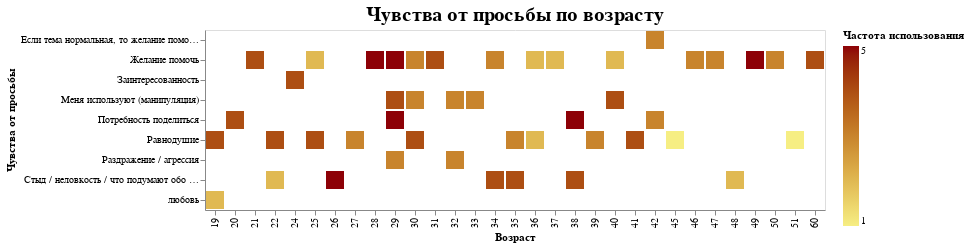

Notebook source saved alongside this figure:
### Code cell
chart2

### Figure 1 — Vega-Lite specification as saved in the notebook (floating-point values rounded to 4 significant figures)
{"config": {"view": {"continuousWidth": 400, "continuousHeight": 300}, "title": {"anchor": "middle", "fontSize": 20, "offset": 5, "orient": "top"}}, "data": {"name": "data-0197ad0db13f40c438e727b669901b0b"}, "mark": "bar", "encoding": {"color": {"field": "Частота использования", "scale": {"range": ["#F6EE83", "#8D0107"]}, "type": "quantitative"}, "x": {"field": "Возраст", "type": "nominal"}, "y": {"field": "Чувства от просьбы", "type": "nominal"}}, "title": "Чувства от просьбы по возрасту", "$schema": "https://vega.github.io/schema/vega-lite/v4.17.0.json", "datasets": {"data-0197ad0db13f40c438e727b669901b0b": [{"Дата": "2023-03-14T04:18:41.181000", "День месяца": 14, "Время дня": "утро", "Час прохождения опроса": 4, "Пол": "Женский", "Возраст": 35, "Семья": "Да", "Дети": "Да", "Высшее образование": "Да", "Деятельность": "Производство, промышленность", "Частота использования": 3, "Переход по ссылке": "Нет", "Репост по просьбе": "Нет", "Что вызывает реклама услуг": "Равнодушие", "Чувства от просьбы": "Равнодушие", "Возрастная категория": "4", "Время": "утро"}, {"Дата": "2023-03-14T04:51:52.083000", "День месяца": 14, "Время дня": "утро", "Час прохождения опроса": 4, "Пол": "Женский", "Возраст": 47, "Семья": "Нет", "Дети": "Да", "Высшее образование": "Да", "Деятельность": "Сфера обслуживания", "Частота использования": 3, "Переход по ссылке": "Да", "Репост по просьбе": "Да", "Что вызывает реклама услуг": "Интерес", "Чувства от просьбы": "Желание помочь", "Возрастная категория": "3", "Время": "утро"}, {"Дата": "2023-03-14T05:01:05.567000", "День месяца": 14, "Время дня": "утро", "Час прохождения опроса": 5, "Пол": "Женский", "Возраст": 40, "Семья": "Нет", "Дети": "Да", "Высшее образование": "Да", "Деятельность": "Бухгалтерия / Финансы / Аудит / Страхование", "Частота использования": 3, "Переход по ссылке": "Да", "Репост по просьбе": "Да", "Что вызывает реклама услуг": "Желание помочь", "Чувства от просьбы": "Желание помочь", "Возрастная категория": "3", "Время": "утро"}, {"Дата": "2023-03-14T09:15:05.114000", "День месяца": 14, "Время дня": "утро", "Час прохождения опроса": 9, "Пол": "Женский", "Возраст": 22, "Семья": "Нет", "Дети": "Нет", "Высшее образование": "Да", "Деятельность": "IT, телеком, диджитал-сервисы", "Частота использования": 2, "Переход по ссылке": "Да", "Репост по просьбе": "Да", "Что вызывает реклама услуг": "Равнодушие", "Чувства от просьбы": "Стыд / неловкость / что подумают обо мне получатели", "Возрастная категория": "1", "Время": "утро"}, {"Дата": "2023-03-14T10:45:57.916000", "День месяца": 14, "Время дня": "утро", "Час прохождения опроса": 10, "Пол": "Женский", "Возраст": 41, "Семья": "Да", "Дети": "Да", "Высшее образование": "Да", "Деятельность": "Не работаю", "Частота использования": 4, "Переход по ссылке": "Да", "Репост по просьбе": "Нет", "Что вызывает реклама услуг": "Равнодушие", "Чувства от просьбы": "Равнодушие", "Возрастная категория": "3", "Время": "утро"}, {"Дата": "2023-03-14T13:29:53.537000", "День месяца": 14, "Время дня": "день", "Час прохождения опроса": 13, "Пол": "Женский", "Возраст": 35, "Семья": "Да", "Дети": "Да", "Высшее образование": "Да", "Деятельность": "IT, телеком, диджитал-сервисы", "Частота использования": 4, "Переход по ссылке": "Да", "Репост по просьбе": "Нет", "Что вызывает реклама услуг": "Равнодушие", "Чувства от просьбы": "Стыд / неловкость / что подумают обо мне получатели", "Возрастная категория": "4", "Время": "день"}, {"Дата": "2023-03-14T13:45:06.792000", "День месяца": 14, "Время дня": "день", "Час прохождения опроса": 13, "Пол": "Женский", "Возраст": 29, "Семья": "Нет", "Дети": "Нет", "Высшее образование": "Да", "Деятельность": "IT, телеком, диджитал-сервисы", "Частота использования": 5, "Переход по ссылке": "Да", "Репост по просьбе": "Да", "Что вызывает реклама услуг": "Интерес", "Чувства от просьбы": "Потребность поделиться", "Возрастная категория": "2", "Время": "день"}, {"Дата": "2023-03-14T13:51:15.320000", "День месяца": 14, "Время дня": "день", "Час прохождения опроса": 13, "Пол": "Женский", "Возраст": 31, "Семья": "Да", "Дети": "Нет", "Высшее образование": "Да", "Деятельность": "Транспорт и логистика", "Частота использования": 5, "Переход по ссылке": "Да", "Репост по просьбе": "Да", "Что вызывает реклама услуг": "Интерес", "Чувства от просьбы": "Желание помочь", "Возрастная категория": "2", "Время": "день"}, {"Дата": "2023-03-14T14:10:39.316000", "День месяца": 14, "Время дня": "день", "Час прохождения опроса": 14, "Пол": "Женский", "Возраст": 31, "Семья": "Нет", "Дети": "Нет", "Высшее образование": "Да", "Деятельность": "IT, телеком, диджитал-сервисы", "Частота использования": 4, "Переход по ссылке": "Да", "Репост по просьбе": "Да", "Что вызывает реклама услуг": "Интерес", "Чувства от просьбы": "Желание помочь", "Возрастная категория": "2", "Время": "день"}, {"Дата": "2023-03-14T14:36:39.189000", "День месяца": 14, "Время дня": "день", "Час прохождения опроса": 14, "Пол": "Женский", "Возраст": 34, "Семья": "Да", "Дети": "Нет", "Высшее образование": "Да", "Деятельность": "Бухгалтерия / Финансы / Аудит / Страхование", "Частота использования": 3, "Переход по ссылке": "Да", "Репост по просьбе": "Да", "Что вызывает реклама услуг": "Интерес", "Чувства от просьбы": "Желание помочь", "Возрастная категория": "2", "Время": "день"}, {"Дата": "2023-03-14T15:01:19.194000", "День месяца": 14, "Время дня": "день", "Час прохождения опроса": 15, "Пол": "Женский", "Возраст": 29, "Семья": "Да", "Дети": "Нет", "Высшее образование": "Да", "Деятельность": "Бухгалтерия / Финансы / Аудит / Страхование", "Частота использования": 3, "Переход по ссылке": "Да", "Репост по просьбе": "Нет", "Что вызывает реклама услуг": "Равнодушие", "Чувства от просьбы": "Раздражение / агрессия", "Возрастная категория": "2", "Время": "день"}, {"Дата": "2023-03-14T21:57:51.858000", "День месяца": 14, "Время дня": "вечер", "Час прохождения опроса": 21, "Пол": "Женский", "Возраст": 29, "Семья": "Нет", "Дети": "Нет", "Высшее образование": "Да", "Деятельность": "IT, телеком, диджитал-сервисы", "Частота использования": 4, "Переход по ссылке": "Да", "Репост по просьбе": "Нет", "Что вызывает реклама услуг": "Интерес", "Чувства от просьбы": "Меня используют (манипуляция)", "Возрастная категория": "2", "Время": "вечер"}, {"Дата": "2023-03-15T09:14:57.638000", "День месяца": 15, "Время дня": "утро", "Час прохождения опроса": 9, "Пол": "Женский", "Возраст": 30, "Семья": "Да", "Дети": "Да", "Высшее образование": "Да", "Деятельность": "СМИ, медиа и издательства", "Частота использования": 4, "Переход по ссылке": "Нет", "Репост по просьбе": "Нет", "Что вызывает реклама услуг": "Интерес", "Чувства от просьбы": "Равнодушие", "Возрастная категория": "2", "Время": "утро"}, {"Дата": "2023-03-15T09:43:28.872000", "День месяца": 15, "Время дня": "утро", "Час прохождения опроса": 9, "Пол": "Женский", "Возраст": 38, "Семья": "Да", "Дети": "Да", "Высшее образование": "Да", "Деятельность": "Бухгалтерия / Финансы / Аудит / Страхование", "Частота использования": 4, "Переход по ссылке": "Да", "Репост по просьбе": "Да", "Что вызывает реклама услуг": "Меня используют (манипуляция)", "Чувства от просьбы": "Стыд / неловкость / что подумают обо мне получатели", "Возрастная категория": "3", "Время": "утро"}, {"Дата": "2023-03-15T22:38:41.180000", "День месяца": 15, "Время дня": "ночь", "Час прохождения опроса": 22, "Пол": "Женский", "Возраст": 32, "Семья": "Да", "Дети": "Да", "Высшее образование": "Да", "Деятельность": "Бухгалтерия / Финансы / Аудит / Страхование", "Частота использования": 3, "Переход по ссылке": "Да", "Репост по просьбе": "Да", "Что вызывает реклама услуг": "Меня используют (манипуляция)", "Чувства от просьбы": "Меня используют (манипуляция)", "Возрастная категория": "2", "Время": "ночь"}, {"Дата": "2023-03-16T16:22:06.903000", "День месяца": 16, "Время дня": "день", "Час прохождения опроса": 16, "Пол": "Женский", "Возраст": 19, "Семья": "Нет", "Дети": "Нет", "Высшее образование": "Нет", "Деятельность": "IT, телеком, диджитал-сервисы", "Частота использования": 4, "Переход по ссылке": "Да", "Репост по просьбе": "Да", "Что вызывает реклама услуг": "Равнодушие", "Чувства от просьбы": "Равнодушие", "Возрастная категория": "1", "Время": "день"}, {"Дата": "2023-03-16T17:05:22.755000", "День месяца": 16, "Время дня": "ночь", "Час прохождения опроса": 17, "Пол": "Женский", "Возраст": 24, "Семья": "Да", "Дети": "Да", "Высшее образование": "Да", "Деятельность": "Не работаю", "Частота использования": 4, "Переход по ссылке": "Да", "Репост по просьбе": "Да", "Что вызывает реклама услуг": "Всегда по разному.", "Чувства от просьбы": "Заинтересованность", "Возрастная категория": "1", "Время": "ночь"}, {"Дата": "2023-03-16T17:07:14.223000", "День месяца": 16, "Время дня": "ночь", "Час прохождения опроса": 17, "Пол": "Женский", "Возраст": 22, "Семья": "Нет", "Дети": "Нет", "Высшее образование": "Нет", "Деятельность": "Сфера обслуживания", "Частота использования": 4, "Переход по ссылке": "Да", "Репост по просьбе": "Да", "Что вызывает реклама услуг": "Равнодушие", "Чувства от просьбы": "Равнодушие", "Возрастная категория": "1", "Время": "ночь"}, {"Дата": "2023-03-17T03:09:10.516000", "День месяца": 17, "Время дня": "утро", "Час прохождения опроса": 3, "Пол": "Женский", "Возраст": 30, "Семья": "Да", "Дети": "Нет", "Высшее образование": "Да", "Деятельность": "Ритейл, ecommerce", "Частота использования": 3, "Переход по ссылке": "Да", "Репост по просьбе": "Нет", "Что вызывает реклама услуг": "Интерес", "Чувства от просьбы": "Желание помочь", "Возрастная категория": "2", "Время": "утро"}, {"Дата": "2023-03-17T07:47:30.164000", "День месяца": 17, "Время дня": "утро", "Час прохождения опроса": 7, "Пол": "Женский", "Возраст": 25, "Семья": "Нет", "Дети": "Нет", "Высшее образование": "Да", "Деятельность": "IT, телеком, диджитал-сервисы", "Частота использования": 4, "Переход по ссылке": "Да", "Репост по просьбе": "Нет", "Что вызывает реклама услуг": "Равнодушие", "Чувства от просьбы": "Равнодушие", "Возрастная категория": "4", "Время": "утро"}, {"Дата": "2023-03-17T08:03:26.157000", "День месяца": 17, "Время дня": "утро", "Час прохождения опроса": 8, "Пол": "Женский", "Возраст": 50, "Семья": "Да", "Дети": "Да", "Высшее образование": "Да", "Деятельность": "Бухгалтерия / Финансы / Аудит / Страхование", "Частота использования": 3, "Переход по ссылке": "Да", "Репост по просьбе": "Да", "Что вызывает реклама услуг": "Интерес", "Чувства от просьбы": "Желание помочь", "Возрастная категория": "4", "Время": "утро"}, {"Дата": "2023-03-18T09:48:47.643000", "День месяца": 18, "Время дня": "утро", "Час прохождения опроса": 9, "Пол": "Женский", "Возраст": 27, "Семья": "Нет", "Дети": "Нет", "Высшее образование": "Да", "Деятельность": "IT, телеком, диджитал-сервисы", "Частота использования": 3, "Переход по ссылке": "Да", "Репост по просьбе": "Нет", "Что вызывает реклама услуг": "Равнодушие", "Чувства от просьбы": "Равнодушие", "Возрастная категория": "2", "Время": "утро"}, {"Дата": "2023-03-21T16:10:53.923000", "День месяца": 21, "Время дня": "день", "Час прохождения опроса": 16, "Пол": "Женский", "Возраст": 29, "Семья": "Да", "Дети": "Нет", "Высшее образование": "Да", "Деятельность": "Маркетинговые, рекламные агентства", "Частота использования": 5, "Переход по ссылке": "Да", "Репост по просьбе": "Да", "Что вызывает реклама услуг": "Равнодушие", "Чувства от просьбы": "Желание помочь", "Возрастная категория": "2", "Время": "день"}, {"Дата": "2023-03-22T15:14:00.005000", "День месяца": 22, "Время дня": "день", "Час прохождения опроса": 15, "Пол": "Женский", "Возраст": 26, "Семья": "Да", "Дети": "Да", "Высшее образование": "Да", "Деятельность": "Сфера образования", "Частота использования": 5, "Переход по ссылке": "Нет", "Репост по просьбе": "Нет", "Что вызывает реклама услуг": "Равнодушие", "Чувства от просьбы": "Стыд / неловкость / что подумают обо мне получатели", "Возрастная категория": "2", "Время": "день"}, {"Дата": "2023-03-22T18:32:45.248000", "День месяца": 22, "Время дня": "вечер", "Час прохождения опроса": 18, "Пол": "Женский", "Возраст": 40, "Семья": "Да", "Дети": "Да", "Высшее образование": "Да", "Деятельность": "Производство, промышленность", "Частота использования": 2, "Переход по ссылке": "Да", "Репост по просьбе": "Нет", "Что вызывает реклама услуг": "Равнодушие", "Чувства от просьбы": "Желание помочь", "Возрастная категория": "3", "Время": "вечер"}, {"Дата": "2023-03-23T11:21:14.653000", "День месяца": 23, "Время дня": "утро", "Час прохождения опроса": 11, "Пол": "Женский", "Возраст": 38, "Семья": "Да", "Дети": "Да", "Высшее образование": "Да", "Деятельность": "экономика", "Частота использования": 5, "Переход по ссылке": "Да", "Репост по просьбе": "Да", "Что вызывает реклама услуг": "Интерес", "Чувства от просьбы": "Потребность поделиться", "Возрастная категория": "3", "Время": "утро"}, {"Дата": "2023-03-10T14:58:04.755000", "День месяца": 10, "Время дня": "день", "Час прохождения опроса": 14, "Пол": "Мужской", "Возраст": 34, "Семья": "Да", "Дети": "Да", "Высшее образование": "Да", "Деятельность": "Производство, промышленность", "Частота использования": 4, "Переход по ссылке": "Да", "Репост по просьбе": "Нет", "Что вызывает реклама услуг": "Раздражение / агрессия", "Чувства от просьбы": "Стыд / неловкость / что подумают обо мне получатели", "Возрастная категория": "2", "Время": "день"}, {"Дата": "2023-03-10T15:22:44.656000", "День месяца": 10, "Время дня": "день", "Час прохождения опроса": 15, "Пол": "Мужской", "Возраст": 40, "Семья": "Да", "Дети": "Да", "Высшее образование": "Да", "Деятельность": "Сфера образования", "Частота использования": 2, "Переход по ссылке": "Да", "Репост по просьбе": "Да", "Что вызывает реклама услуг": "Интерес", "Чувства от просьбы": "Желание помочь", "Возрастная категория": "3", "Время": "день"}, {"Дата": "2023-03-10T15:24:02.427000", "День месяца": 10, "Время дня": "день", "Час прохождения опроса": 15, "Пол": "Мужской", "Возраст": 39, "Семья": "Нет", "Дети": "Да", "Высшее образование": "Да", "Деятельность": "Ритейл, ecommerce", "Частота использования": 3, "Переход по ссылке": "Да", "Репост по просьбе": "Нет", "Что вызывает реклама услуг": "Сдержанный интерес", "Чувства от просьбы": "Равнодушие", "Возрастная категория": "3", "Время": "день"}, {"Дата": "2023-03-10T15:30:08.220000", "День месяца": 10, "Время дня": "день", "Час прохождения опроса": 15, "Пол": "Мужской", "Возраст": 37, "Семья": "Да", "Дети": "Да", "Высшее образование": "Да", "Деятельность": "Производство, промышленность", "Частота использования": 1, "Переход по ссылке": "Да", "Репост по просьбе": "Да", "Что вызывает реклама услуг": "Интерес", "Чувства от просьбы": "Желание помочь", "Возрастная категория": "3", "Время": "день"}, {"Дата": "2023-03-10T16:54:54.989000", "День месяца": 10, "Время дня": "день", "Час прохождения опроса": 16, "Пол": "Мужской", "Возраст": 25, "Семья": "Да", "Дети": "Нет", "Высшее образование": "Да", "Деятельность": "Медицина и фармакология", "Частота использования": 3, "Переход по ссылке": "Да", "Репост по просьбе": "Да", "Что вызывает реклама услуг": "Равнодушие", "Чувства от просьбы": "Желание помочь", "Возрастная категория": "4", "Время": "день"}, {"Дата": "2023-03-10T17:47:29.135000", "День месяца": 10, "Время дня": "ночь", "Час прохождения опроса": 17, "Пол": "Мужской", "Возраст": 60, "Семья": "Да", "Дети": "Да", "Высшее образование": "Да", "Деятельность": "Сфера искусства", "Частота использования": 4, "Переход по ссылке": "Да", "Репост по просьбе": "Да", "Что вызывает реклама услуг": "Интерес", "Чувства от просьбы": "Желание помочь", "Возрастная категория": "4", "Время": "ночь"}, {"Дата": "2023-03-10T18:23:10.934000", "День месяца": 10, "Время дня": "вечер", "Час прохождения опроса": 18, "Пол": "Мужской", "Возраст": 40, "Семья": "Да", "Дети": "Да", "Высшее образование": "Да", "Деятельность": "Сфера обслуживания", "Частота использования": 4, "Переход по ссылке": "Да", "Репост по просьбе": "Нет", "Что вызывает реклама услуг": "Равнодушие", "Чувства от просьбы": "Меня используют (манипуляция)", "Возрастная категория": "3", "Время": "вечер"}, {"Дата": "2023-03-11T18:21:33.902000", "День месяца": 11, "Время дня": "вечер", "Час прохождения опроса": 18, "Пол": "Мужской", "Возраст": 32, "Семья": "Нет", "Дети": "Нет", "Высшее образование": "Да", "Деятельность": "Производство, промышленность", "Частота использования": 3, "Переход по ссылке": "Нет", "Репост по просьбе": "Нет", "Что вызывает реклама услуг": "Раздражение / агрессия", "Чувства от просьбы": "Раздражение / агрессия", "Возрастная категория": "2", "Время": "вечер"}, {"Дата": "2023-03-12T09:26:26.075000", "День месяца": 12, "Время дня": "утро", "Час прохождения опроса": 9, "Пол": "Мужской", "Возраст": 49, "Семья": "Да", "Дети": "Да", "Высшее образование": "Да", "Деятельность": "Предприниматель ", "Частота использования": 5, "Переход по ссылке": "Да", "Репост по просьбе": "Да", "Что вызывает реклама услуг": "Равнодушие", "Чувства от просьбы": "Желание помочь", "Возрастная категория": "3", "Время": "утро"}, {"Дата": "2023-03-12T11:59:16.042000", "День месяца": 12, "Время дня": "утро", "Час прохождения опроса": 11, "Пол": "Мужской", "Возраст": 48, "Семья": "Да", "Дети": "Да", "Высшее образование": "Да", "Деятельность": "Бухгалтерия / Финансы / Аудит / Страхование", "Частота использования": 2, "Переход по ссылке": "Да", "Репост по просьбе": "Да", "Что вызывает реклама услуг": "Меня используют (манипуляция)", "Чувства от просьбы": "Стыд / неловкость / что подумают обо мне получатели", "Возрастная категория": "3", "Время": "утро"}, {"Дата": "2023-03-12T13:09:16.500000", "День месяца": 12, "Время дня": "день", "Час прохождения опроса": 13, "Пол": "Мужской", "Возраст": 45, "Семья": "Да", "Дети": "Да", "Высшее образование": "Да", "Деятельность": "Сфера обслуживания", "Частота использования": 1, "Переход по ссылке": "Нет", "Репост по просьбе": "Нет", "Что вызывает реклама услуг": "Равнодушие", "Чувства от просьбы": "Равнодушие", "Возрастная категория": "3", "Время": "день"}, {"Дата": "2023-03-13T08:33:14.258000", "День месяца": 13, "Время дня": "утро", "Час прохождения опроса": 8, "Пол": "Мужской", "Возраст": 30, "Семья": "Нет", "Дети": "Нет", "Высшее образование": "Да", "Деятельность": "IT, телеком, диджитал-сервисы", "Частота использования": 3, "Переход по ссылке": "Да", "Репост по просьбе": "Нет", "Что вызывает реклама услуг": "Меня используют (манипуляция)", "Чувства от просьбы": "Меня используют (манипуляция)", "Возрастная категория": "2", "Время": "утро"}, {"Дата": "2023-03-13T09:03:07.063000", "День месяца": 13, "Время дня": "утро", "Час прохождения опроса": 9, "Пол": "Мужской", "Возраст": 46, "Семья": "Да", "Дети": "Да", "Высшее образование": "Да", "Деятельность": "Сфера обслуживания", "Частота использования": 3, "Переход по ссылке": "Да", "Репост по просьбе": "Да", "Что вызывает реклама услуг": "Равнодушие", "Чувства от просьбы": "Желание помочь", "Возрастная категория": "3", "Время": "утро"}, {"Дата": "2023-03-13T11:01:54.368000", "День месяца": 13, "Время дня": "утро", "Час прохождения опроса": 11, "Пол": "Мужской", "Возраст": 25, "Семья": "Нет", "Дети": "Нет", "Высшее образование": "Нет", "Деятельность": "IT, телеком, диджитал-сервисы", "Частота использования": 2, "Переход по ссылке": "Да", "Репост по просьбе": "Нет", "Что вызывает реклама услуг": "Равнодушие", "Чувства от просьбы": "Желание помочь", "Возрастная категория": "4", "Время": "утро"}, {"Дата": "2023-03-14T01:29:59.860000", "День месяца": 14, "Время дня": "утро", "Час прохождения опроса": 1, "Пол": "Мужской", "Возраст": 28, "Семья": "Нет", "Дети": "Нет", "Высшее образование": "Нет", "Деятельность": "IT, телеком, диджитал-сервисы", "Частота использования": 5, "Переход по ссылке": "Да", "Репост по просьбе": "Да", "Что вызывает реклама услуг": "Равнодушие", "Чувства от просьбы": "Желание помочь", "Возрастная категория": "2", "Время": "утро"}, {"Дата": "2023-03-14T09:04:30.606000", "День месяца": 14, "Время дня": "утро", "Час прохождения опроса": 9, "Пол": "Мужской", "Возраст": 36, "Семья": "Да", "Дети": "Да", "Высшее образование": "Да", "Деятельность": "IT, телеком, диджитал-сервисы", "Частота использования": 2, "Переход по ссылке": "Да", "Репост по просьбе": "Да", "Что вызывает реклама услуг": "Друзьям надо помогать, если извне, то параллельно ", "Чувства от просьбы": "Желание помочь", "Возрастная категория": "3", "Время": "утро"}, {"Дата": "2023-03-14T15:15:47.982000", "День месяца": 14, "Время дня": "день", "Час прохождения опроса": 15, "Пол": "Мужской", "Возраст": 42, "Семья": "Да", "Дети": "Да", "Высшее образование": "Да", "Деятельность": "Производство, промышленность", "Частота использования": 3, "Переход по ссылке": "Да", "Репост по просьбе": "Да", "Что вызывает реклама услуг": "В целом норм отношусь", "Чувства от просьбы": "Потребность поделиться", "Возрастная категория": "3", "Время": "день"}, {"Дата": "2023-03-15T14:57:12.528000", "День месяца": 15, "Время дня": "день", "Час прохождения опроса": 14, "Пол": "Мужской", "Возраст": 19, "Семья": "Нет", "Дети": "Нет", "Высшее образование": "Нет", "Деятельность": "Не работаю", "Частота использования": 2, "Переход по ссылке": "Да", "Репост по просьбе": "Нет", "Что вызывает реклама услуг": "страх", "Чувства от просьбы": "любовь", "Возрастная категория": "1", "Время": "день"}, {"Дата": "2023-03-16T14:44:11.095000", "День месяца": 16, "Время дня": "день", "Час прохождения опроса": 14, "Пол": "Мужской", "Возраст": 51, "Семья": "Да", "Дети": "Да", "Высшее образование": "Да", "Деятельность": "Не работаю", "Частота использования": 1, "Переход по ссылке": "Да", "Репост по просьбе": "Нет", "Что вызывает реклама услуг": "Равнодушие", "Чувства от просьбы": "Равнодушие", "Возрастная категория": "4", "Время": "день"}, {"Дата": "2023-03-16T16:16:44.019000", "День месяца": 16, "Время дня": "день", "Час прохождения опроса": 16, "Пол": "Мужской", "Возраст": 21, "Семья": "Да", "Дети": "Да", "Высшее образование": "Да", "Деятельность": "Министеоство Внутренних Дел", "Частота использования": 4, "Переход по ссылке": "Да", "Репост по просьбе": "Да", "Что вызывает реклама услуг": "Интерес", "Чувства от просьбы": "Желание помочь", "Возрастная категория": "1", "Время": "день"}, {"Дата": "2023-03-16T16:26:50.768000", "День месяца": 16, "Время дня": "день", "Час прохождения опроса": 16, "Пол": "Мужской", "Возраст": 20, "Семья": "Нет", "Дети": "Нет", "Высшее образование": "Да", "Деятельность": "Медицина и фармакология", "Частота использования": 4, "Переход по ссылке": "Да", "Репост по просьбе": "Да", "Что вызывает реклама услуг": "Интерес", "Чувства от просьбы": "Потребность поделиться", "Возрастная категория": "1", "Время": "день"}, {"Дата": "2023-03-17T14:23:05.968000", "День месяца": 17, "Время дня": "день", "Час прохождения опроса": 14, "Пол": "Мужской", "Возраст": 36, "Семья": "Нет", "Дети": "Нет", "Высшее образование": "Да", "Деятельность": "IT, телеком, диджитал-сервисы", "Частота использования": 1, "Переход по ссылке": "Нет", "Репост по просьбе": "Нет", "Что вызывает реклама услуг": "Равнодушие", "Чувства от просьбы": "Равнодушие", "Возрастная категория": "3", "Время": "день"}, {"Дата": "2023-03-19T11:12:08.251000", "День месяца": 19, "Время дня": "утро", "Час прохождения опроса": 11, "Пол": "Мужской", "Возраст": 36, "Семья": "Да", "Дети": "Да", "Высшее образование": "Да", "Деятельность": "IT, телеком, диджитал-сервисы", "Частота использования": 2, "Переход по ссылке": "Нет", "Репост по просьбе": "Нет", "Что вызывает реклама услуг": "Равнодушие", "Чувства от просьбы": "Равнодушие", "Возрастная категория": "3", "Время": "утро"}, {"Дата": "2023-03-20T21:25:00.831000", "День месяца": 20, "Время дня": "вечер", "Час прохождения опроса": 21, "Пол": "Мужской", "Возраст": 37, "Семья": "Да", "Дети": "Нет", "Высшее образование": "Да", "Деятельность": "Сфера обслуживания", "Частота использования": 2, "Переход по ссылке": "Да", "Репост по просьбе": "Да", "Что вызывает реклама услуг": "Равнодушие", "Чувства от просьбы": "Желание помочь", "Возрастная категория": "3", "Время": "вечер"}, {"Дата": "2023-03-22T14:49:14.394000", "День месяца": 22, "Время дня": "день", "Час прохождения опроса": 14, "Пол": "Мужской", "Возраст": 33, "Семья": "Да", "Дети": "Да", "Высшее образование": "Да", "Деятельность": "Производство, промышленность", "Частота использования": 3, "Переход по ссылке": "Да", "Репост по просьбе": "Нет", "Что вызывает реклама услуг": "Меня используют (манипуляция)", "Чувства от просьбы": "Меня используют (манипуляция)", "Возрастная категория": "2", "Время": "день"}, {"Дата": "2023-03-22T18:07:19.447000", "День месяца": 22, "Время дня": "вечер", "Час прохождения опроса": 18, "Пол": "Мужской", "Возраст": 42, "Семья": "Да", "Дети": "Да", "Высшее образование": "Да", "Деятельность": "Производство, промышленность", "Частота использования": 3, "Переход по ссылке": "Да", "Репост по просьбе": "Да", "Что вызывает реклама услуг": "Сделаю репост, только если это норм идея ", "Чувства от просьбы": "Если тема нормальная, то желание помочь. Если какой-то развод — то агрессия ", "Возрастная категория": "3", "Время": "вечер"}]}}
